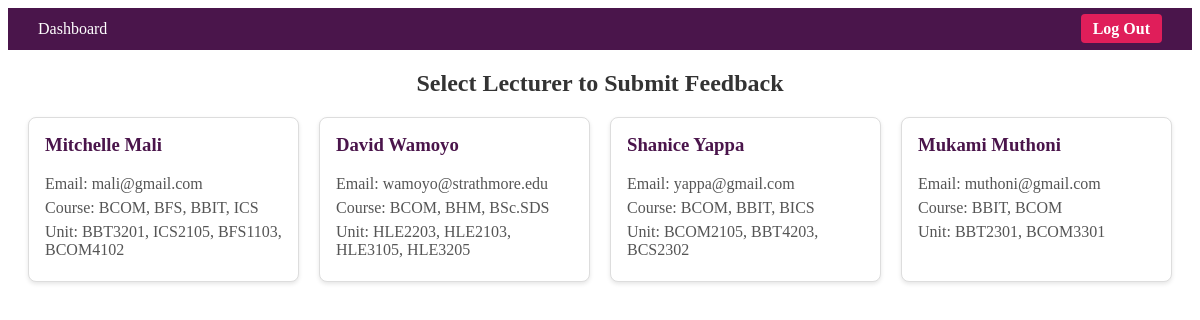
Screenshot of /student_feedback.php (signed in) with the database file from the repository.
### tables this page shows
CREATE TABLE `lecturers` (
  `lecturer_id` int(11) NOT NULL,
  `user_id` int(11) NOT NULL,
  `first_name` varchar(150) NOT NULL,
  `last_name` varchar(150) NOT NULL,
  `email` varchar(100) NOT NULL,
  `faculty_name` varchar(100) DEFAULT NULL,
  `course_taught` varchar(100) DEFAULT NULL,
  `password` varchar(255) NOT NULL,
  `faculty_id` int(11) DEFAULT NULL,
  `profile_photo` varchar(255) DEFAULT NULL,
  `unit_taught` varchar(255) DEFAULT NULL,
  `verification_status` enum('pending','approved','rejected') DEFAULT 'pending',
  `profile_completed` tinyint(4) NOT NULL DEFAULT 0
);

CREATE TABLE `users` (
  `user_id` int(11) NOT NULL,
  `firstName` varchar(255) NOT NULL,
  `lastName` varchar(255) NOT NULL,
  `email` varchar(100) NOT NULL,
  `password` varchar(255) NOT NULL,
  `role` int(11) NOT NULL,
  `status` enum('pending','approved','rejected') DEFAULT 'pending'
);

### student_feedback.php (the view, shortened to what this page needs)
<?php
include("include/dbconnect.php");
$user_id = $_SESSION['user_id'];
$stmt = $conn->prepare("
    SELECT s.student_course, f.faculty_id
    FROM students s
    JOIN faculty f ON s.faculty_id = f.faculty_id
    WHERE s.user_id = ?
");
$stmt->bind_param("i", $user_id);
$stmt->execute();
$result = $stmt->get_result();
$student = $result->fetch_assoc();
$faculty_id = $student['faculty_id'];
$lecStmt = $conn->prepare("
    SELECT l.lecturer_id, l.course_taught, l.unit_taught, u.firstName, u.lastName, u.email
    FROM lecturers l
    JOIN users u ON l.user_id = u.user_id
    JOIN lecturer_faculties lf ON l.lecturer_id = lf.lecturer_id
    WHERE lf.faculty_id = ?
");
$lecStmt->bind_param("i", $faculty_id);
$lecStmt->execute();
$lecResult = $lecStmt->get_result();
?>
<!DOCTYPE html>
<html lang="en">
<head>
  <link rel="stylesheet" href="student_feedback.css" />
</head>
<body>
  <nav class="navbar">
    <div class="nav-left">
      <a href="studentdash.php">Dashboard</a>
    </div>
    <div class="nav-right">
      <a href="signin.php" class="logout-btn">Log Out</a>
    </div>
  </nav>
  <h2>Select Lecturer to Submit Feedback</h2>
  <div class="lecturer-cards">
    <?php while ($lec = $lecResult->fetch_assoc()): ?>
      <div class="card" onclick="openFeedbackForm(<?= htmlspecialchars($lec['lecturer_id']) ?>)">
        <h3><?= htmlspecialchars($lec['firstName'] . ' ' . $lec['lastName']) ?></h3>
        <p>Email: <?= htmlspecialchars($lec['email']) ?></p>
        <p>Course: <?= htmlspecialchars($lec['course_taught']) ?></p>
        <p>Unit: <?= htmlspecialchars($lec['unit_taught']) ?></p>
      </div>
    <?php endwhile; ?>
  </div>
</body>
</html>

### student_feedback.css (style rules this page uses)
.navbar { background-color: #4A154B; color: #fff; display: flex; justify-content: space-between; padding: 12px 20px; align-items: center; }
.navbar a { color: #fff; text-decoration: none; margin: 0 10px; }
.logout-btn { background: #E01E5A; color: white; padding: 6px 12px; border-radius: 4px; text-decoration: none; font-weight: bold; }
h2 { text-align: center; margin: 20px 0; color: #333; }
.lecturer-cards { display: grid; grid-template-columns: repeat(auto-fit, minmax(260px, 1fr)); gap: 20px; padding: 0 20px; margin-bottom: 40px; }
.card { background: #fff; border: 1px solid #ddd; border-radius: 8px; padding: 16px; cursor: pointer; box-shadow: 0 2px 4px rgba(0,0,0,0.1); transition: transform 0.2s, box-shadow 0.2s; }
.card h3 { margin-top: 0; color: #4A154B; }
.card p { margin: 6px 0; color: #555; }

### rows the page displays
lecturers: user.lastName "Mitchelle Mali", user.email "mali@gmail.com", course_taught "BCOM, BFS, BBIT, ICS", unit_taught "BBT3201, ICS2105, BFS1103, BCOM4102"
lecturers: user.lastName "David Wamoyo", user.email "wamoyo@strathmore.edu", course_taught "BCOM, BHM, BSc.SDS", unit_taught "HLE2203, HLE2103, HLE3105, HLE3205"
lecturers: user.lastName "Shanice Yappa", user.email "yappa@gmail.com", course_taught "BCOM, BBIT, BICS", unit_taught "BCOM2105, BBT4203, BCS2302"
lecturers: user.lastName "Mukami Muthoni", user.email "muthoni@gmail.com", course_taught "BBIT, BCOM", unit_taught "BBT2301, BCOM3301"
